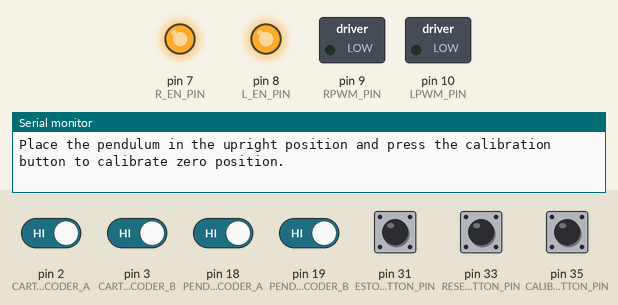
Simulated run of this sketch. Board: Arduino Mega 2560, built with avr-gcc and run on an emulated ATmega2560. On the bench: switched loads named in the sketch (green lamp = pin HIGH), output pins drawn as LEDs (lit = HIGH), the last lines printed to the serial monitor. The inputs (shaded band) are chosen by the test bench; at power-on: pin 2 (CART_ENCODER_A), pin 3 (CART_ENCODER_B), pin 18 (PENDULUM_ENCODER_A), pin 19 (PENDULUM_ENCODER_B), pin 31 (ESTOP_BUTTON_PIN), pin 33 (RESET_BUTTON_PIN), pin 35 (CALIBRATION_BUTTON_PIN) HIGH.

Above: at 0.8 s.
0.9 s: pin 31 (ESTOP_BUTTON_PIN) pulled LOW for 0.15 s
At 2.0 s:
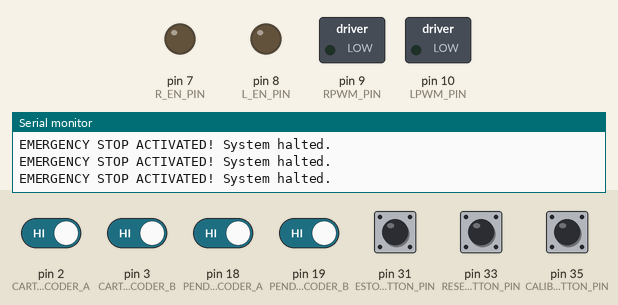
2.5 s: pin 35 (CALIBRATION_BUTTON_PIN) pulled LOW for 0.15 s
4.1 s: pin 18 (PENDULUM_ENCODER_A) driven LOW and pin 31 (ESTOP_BUTTON_PIN) driven LOW
7.1 s: pin 33 (RESET_BUTTON_PIN) pulled LOW for 0.15 s
At 7.6 s:
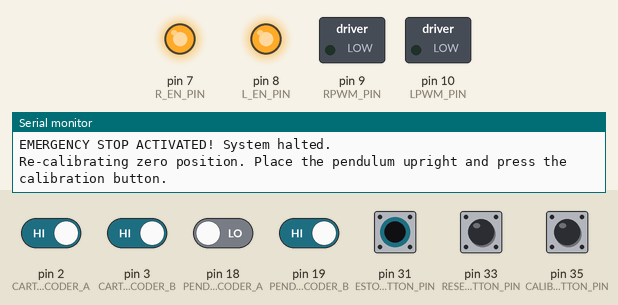
8.7 s: pin 35 (CALIBRATION_BUTTON_PIN) pulled LOW for 1 s
At 10.4 s:
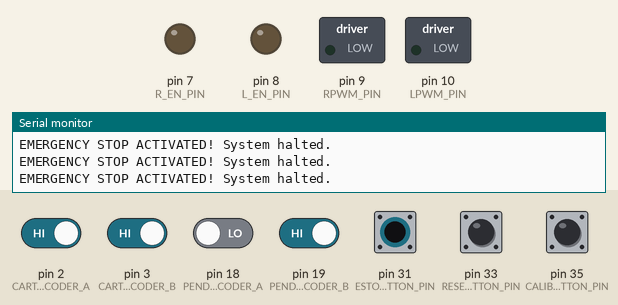
11.2 s: pin 33 (RESET_BUTTON_PIN) pulled LOW for 1 s
At 13.2 s:
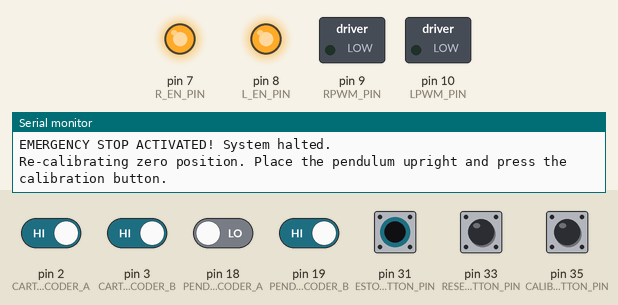
Timing chart, 0 to 14.7 s (numbered marks = the images above; inputs shaded):
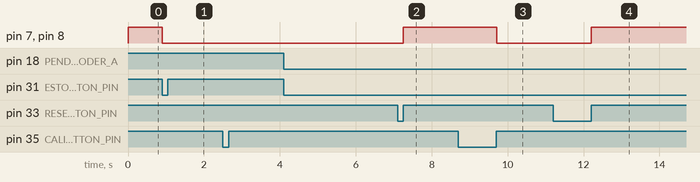

The sketch:

PID_V1.ino
```cpp
/**
 * == Inverted Pendulum Stabilization using PID Control ==
 *
 * == Hardware Specification ==
 * - Motor Driver: BTS7960 to drive XD775 DC motor
 * - Cart Configuration: Cart on linear rails with encoder mounted on idler side using a pulley
 * - Encoders: Two rotary encoders with 600 PPR
 *   - Cart Encoder: Mounted on idler pulley (measures cart position)
 *   - Pendulum Encoder: Mounted on pendulum pivot (measures pendulum angle)
 * - Calibration Button: Pushbutton connected to pin 35 (used for zero position calibration)
 * - Emergency Stop Button: Pushbutton connected to pin 39 (used to immediately cut off power)
 * - Reset Button: Pushbutton connected to pin 33 (used to reset the system after emergency stop)
 */

#include <Arduino.h>

// === Pin Definitions ===

// Cart encoder pins (adjust if necessary)
const uint8_t CART_ENCODER_A = 2;   // Cart encoder output A
const uint8_t CART_ENCODER_B = 3;   // Cart encoder output B

// Pendulum encoder pins (adjust if necessary)
const uint8_t PENDULUM_ENCODER_A = 18; // Pendulum encoder output A
const uint8_t PENDULUM_ENCODER_B = 19; // Pendulum encoder output B

// Calibration button pin
const uint8_t CALIBRATION_BUTTON_PIN = 35;  // Pushbutton for zero position calibration

// Emergency stop button pin
const uint8_t ESTOP_BUTTON_PIN = 31;        // Pushbutton for emergency stop

// Reset button pin
const uint8_t RESET_BUTTON_PIN = 33;        // Pushbutton for system reset

// BTS7960 motor driver pins (adjust if necessary)
const uint8_t RPWM_PIN = 9;  // Right PWM input of BTS7960
const uint8_t LPWM_PIN = 10; // Left PWM input of BTS7960
const uint8_t R_EN_PIN = 7;  // Right enable pin of BTS7960
const uint8_t L_EN_PIN = 8;  // Left enable pin of BTS7960

// === System Constants ===

// Encoder pulses per revolution (PPR)
const int ENCODER_PPR = 600;  // Encoder PPR as per datasheet

// If using quadrature encoding, counts per revolution (CPR) is 4 times PPR
const int COUNTS_PER_REVOLUTION = ENCODER_PPR * 4;

// Physical constants
const float PULLEY_RADIUS = 0.01f;      // Pulley radius in meters (adjust to match your pulley)
const float POSITION_LIMIT = 0.35f;     // Maximum cart position in meters (adjust based on your rail length)
const float PULLEY_CIRCUMFERENCE = 2.0f * PI * PULLEY_RADIUS; // Precomputed circumference

// Control thresholds
const float THETA_THRESHOLD = PI / 6.0f;  // Maximum allowable pendulum angle (30 degrees in radians)
const float PI2 = 2.0f * PI;              // Constant for 2*pi

// === Encoder Variables ===

volatile long cartEncoderValue = 0L;        // Cart encoder count
volatile uint8_t lastCartEncoded = 0;       // Last encoded value for cart encoder

volatile long pendulumEncoderValue = 0L;    // Pendulum encoder count
volatile uint8_t lastPendulumEncoded = 0;   // Last encoded value for pendulum encoder

long pendulumZeroCount = 0L;  // Encoder count when pendulum is upright (zero position)

// === Timing Variables ===

unsigned long lastTimeMicros = 0L;     // Last time stamp in microseconds
float dt = 0.0f;                       // Delta time in seconds

// Control loop timing
unsigned long lastLoopTime = 0L;                // Last control loop time
const unsigned long LOOP_INTERVAL_MICROS = 5000; // Control loop interval in microseconds (5 ms)

// Logging timing
unsigned long lastLogTime = 0L;                 // Last logging time
const unsigned long LOG_INTERVAL_MS = 100;      // Logging interval in milliseconds

// === State Variables ===

// Cart state
float x = 0.0f;          // Cart position in meters
float last_x = 0.0f;     // Previous cart position
float v = 0.0f;          // Cart velocity in meters per second

// Pendulum state
float theta = 0.0f;      // Pendulum angle in radians
float last_theta = 0.0f; // Previous pendulum angle
float w = 0.0f;          // Pendulum angular velocity in radians per second

// === PID Control Variables ===

// PID gains (to be tuned)
float Kp_theta = 2.0f;  // Proportional gain for pendulum angle
float Ki_theta = 0.0f;    // Integral gain for pendulum angle
float Kd_theta = 0.0f;    // Derivative gain for pendulum angle

float Kp_x = 0.0f;       // Proportional gain for cart position
float Ki_x = 0.0f;       // Integral gain for cart position
float Kd_x = 0.0f;       // Derivative gain for cart position

// PID terms
float error_theta = 0.01f;       // Error between desired and actual angle
float last_error_theta = 0.0f;  // Previous error for pendulum angle
float integral_theta = 0.0f;    // Integral of error for pendulum angle
float derivative_theta = 0.0f;  // Derivative of error for pendulum angle

float error_x = 5.0f;           // Error between desired and actual cart position
float last_error_x = 0.0f;      // Previous error for cart position
float integral_x = 0.0f;        // Integral of error for cart position
float derivative_x = 0.0f;      // Derivative of error for cart position

// Control variables
float control_theta = 0.0f;     // Control signal for pendulum angle
float control_x = 0.0f;         // Control signal for cart position
float control = 0.0f;           // Combined control signal
float u = 0.0f;                 // Control signal mapped to PWM value

// Emergency stop flag
bool eStopActivated = false;  // Flag to indicate if emergency stop is activated

// === Function Prototypes ===

void cartEncoderHandler();         // Interrupt handler for cart encoder
void pendulumEncoderHandler();     // Interrupt handler for pendulum encoder
float saturate(float v, float maxValue);  // Function to limit a value to a maximum
float getAngle(long pulses);              // Function to calculate pendulum angle from encoder pulses
float getCartPosition(long pulses);       // Function to calculate cart position from encoder pulses
void driveMotor(float u);                 // Function to drive motor based on control signal
boolean isControllable(float theta);      // Function to check if pendulum is within controllable angle
void log_state(float control, float u);   // Function to log system state for debugging
void emergencyStop();                     // Function to handle emergency stop
void resetSystem();                       // Function to reset the system after emergency stop

// === Encoder Lookup Table for Efficient Quadrature Decoding ===

const int8_t encoderLookupTable[16] = {
    0, -1, 1, 0,
    1, 0, 0, -1,
    -1, 0, 0, 1,
    0, 1, -1, 0
};

// === Setup Function ===

void setup() {
  // Initialize serial communication for debugging
  Serial.begin(115200);

  // Configure cart encoder pins as inputs with pull-up resistors
  pinMode(CART_ENCODER_A, INPUT_PULLUP);
  pinMode(CART_ENCODER_B, INPUT_PULLUP);

  // Configure pendulum encoder pins as inputs with pull-up resistors
  pinMode(PENDULUM_ENCODER_A, INPUT_PULLUP);
  pinMode(PENDULUM_ENCODER_B, INPUT_PULLUP);

  // Configure calibration button pin as input with pull-up resistor
  pinMode(CALIBRATION_BUTTON_PIN, INPUT_PULLUP);  // Using internal pull-up resistor

  // Configure emergency stop button pin as input with pull-up resistor
  pinMode(ESTOP_BUTTON_PIN, INPUT_PULLUP);        // Using internal pull-up resistor

  // Configure reset button pin as input with pull-up resistor
  pinMode(RESET_BUTTON_PIN, INPUT_PULLUP);        // Using internal pull-up resistor

  // Attach interrupts for cart encoder (quadrature decoding)
  attachInterrupt(digitalPinToInterrupt(CART_ENCODER_A), cartEncoderHandler, CHANGE);
  attachInterrupt(digitalPinToInterrupt(CART_ENCODER_B), cartEncoderHandler, CHANGE);

  // Attach interrupts for pendulum encoder (quadrature decoding)
  attachInterrupt(digitalPinToInterrupt(PENDULUM_ENCODER_A), pendulumEncoderHandler, CHANGE);
  attachInterrupt(digitalPinToInterrupt(PENDULUM_ENCODER_B), pendulumEncoderHandler, CHANGE);

  // Configure motor driver pins as outputs
  pinMode(RPWM_PIN, OUTPUT);
  pinMode(LPWM_PIN, OUTPUT);
  pinMode(R_EN_PIN, OUTPUT);
  pinMode(L_EN_PIN, OUTPUT);

  // Enable the motor driver by setting enable pins HIGH
  digitalWrite(R_EN_PIN, HIGH);
  digitalWrite(L_EN_PIN, HIGH);

  // Initialize motor outputs to zero (motor stopped)
  analogWrite(RPWM_PIN, 0);
  analogWrite(LPWM_PIN, 0);

  // Initialize timing
  lastTimeMicros = micros();
  lastLoopTime = micros();
  lastLogTime = millis();

  // Initialize PID variables
  integral_theta = 0.0f;
  last_error_theta = 0.0f;
  integral_x = 0.0f;
  last_error_x = 0.0f;

  // Wait for pendulum to be placed upright for zero calibration using pushbutton
  Serial.println("Place the pendulum in the upright position and press the calibration button to calibrate zero position.");

  // Wait for button press (active low)
  while (digitalRead(CALIBRATION_BUTTON_PIN) == HIGH) {
    // Check for emergency stop activation during calibration
    if (digitalRead(ESTOP_BUTTON_PIN) == LOW) {
      emergencyStop();
    }
    // Button not pressed yet
  }

  // Debounce delay
  delay(50);

  // Wait for button release
  while (digitalRead(CALIBRATION_BUTTON_PIN) == LOW) {
    // Check for emergency stop activation during calibration
    if (digitalRead(ESTOP_BUTTON_PIN) == LOW) {
      emergencyStop();
    }
    // Wait for button to be released
  }

  // Calibration complete
  pendulumZeroCount = pendulumEncoderValue;  // Store the zero position count
  cartEncoderValue = 0L;
  Serial.println("Pendulum zero position calibrated.");
}

// === Main Loop Function ===

void loop() {
  // Check for emergency stop activation
  if (digitalRead(ESTOP_BUTTON_PIN) == LOW) {
    emergencyStop();
  }

  // Check for reset button activation
  if (digitalRead(RESET_BUTTON_PIN) == LOW) {
    resetSystem();
  }

  // If emergency stop is activated, do not proceed with control
  if (eStopActivated) {
    return;
  }

  // Control loop timing
  unsigned long now = micros();
  if (now - lastLoopTime >= LOOP_INTERVAL_MICROS) {
    dt = (now - lastTimeMicros) / 1000000.0f;  // Convert microseconds to seconds
    lastTimeMicros = now;
    lastLoopTime = now;

    // --- Update Cart State ---

    // Calculate cart position (x) in meters
    x = getCartPosition(cartEncoderValue);  // Small correction to counter left drift

    // Calculate cart velocity (v) in meters per second
    v = (x - last_x) / dt;

    // --- Update Pendulum State ---

    // Calculate pendulum angle (theta) in radians
    theta = getAngle(pendulumEncoderValue);

    // Calculate pendulum angular velocity (w) in radians per second
    w = (theta - last_theta) / dt;

    // --- PID Control Logic for Pendulum Angle ---

    // Calculate error between desired angle (0.0 for upright) and current angle
    error_theta = theta;  // Desired angle is 0

    // Update integral term with current error
    integral_theta = saturate(integral_theta + error_theta * dt, 5.0f);

    // Calculate derivative term (rate of change of error)
    derivative_theta = (error_theta - last_error_theta) / dt;

    // Compute control signal for pendulum angle using PID formula
    control_theta = (Kp_theta * error_theta) + (Ki_theta * integral_theta) + (Kd_theta * derivative_theta);

    // --- PID Control Logic for Cart Position ---

    // Calculate error between desired cart position (0.0 for center) and current position
    error_x = -x;  // Desired position is 0 (center)

    // Update integral term with current error
    integral_x = saturate(integral_x + error_x * dt, 2.0f);

    // Calculate derivative term (rate of change of error)
    derivative_x = 0.8f * derivative_x + 0.2f * ((error_x - last_error_x) / dt);

    // Compute control signal for cart position using PID formula
    control_x = (Kp_x * error_x) + (Ki_x * integral_x) + (Kd_x * derivative_x);

    // --- Combine Control Signals ---

    // Combine cart position and pendulum angle control signals
    control = control_theta + control_x;

    // Limit control signal to maximum allowable voltage (e.g., ±12V)
    control = saturate(control, 12.0f);  // Adjust the limit based on your motor's voltage

    // Map control signal to PWM value (-254 to 254)
    u = (254.0f * control) / 12.0f;  // Add damping factor  // Scale control signal to PWM range

    // Invert the control signal if motor moves in the wrong direction
    // Uncomment the following line if needed
    // u = -u;

    // --- Motor Control ---

    // Apply control signal if system is within controllable range
    if (isControllable(theta) && fabs(x) < POSITION_LIMIT) {
      driveMotor(u);  // Drive motor with control signal
    } else {
      driveMotor(0);  // Stop motor if out of control range
      integral_theta = 0.0f; // Reset integral term to prevent windup
      integral_x = 0.0f;     // Reset integral term to prevent windup
    }

    // --- Update Previous State Variables ---

    last_x = x;             // Update last cart position
    last_theta = theta;     // Update last pendulum angle
    last_error_theta = error_theta;     // Update last error for pendulum angle
    last_error_x = error_x;             // Update last error for cart position

    // --- Logging ---

    log_state(control, u);  // Log state variables for debugging
  }
}

// === Function Definitions ===

/**
 * Interrupt handler for cart encoder
 * Reads the quadrature encoder signals and updates the encoder count
 */
void cartEncoderHandler() {
  // Read the current state of the encoder pins
  uint8_t MSB = digitalRead(CART_ENCODER_A);  // Most significant bit
  uint8_t LSB = digitalRead(CART_ENCODER_B);  // Least significant bit

  // Combine the two bits into a single value
  uint8_t encoded = (MSB << 1) | LSB;

  // Calculate the state transition
  uint8_t sum = (lastCartEncoded << 2) | encoded;

  // Update encoder count based on the lookup table
  cartEncoderValue += encoderLookupTable[sum & 0x0F];

  // Store current encoded value for the next interrupt
  lastCartEncoded = encoded;
}

/**
 * Interrupt handler for pendulum encoder
 * Reads the quadrature encoder signals and updates the encoder count
 */
void pendulumEncoderHandler() {
  // Read the current state of the encoder pins
  uint8_t MSB = digitalRead(PENDULUM_ENCODER_A);  // Most significant bit
  uint8_t LSB = digitalRead(PENDULUM_ENCODER_B);  // Least significant bit

  // Combine the two bits into a single value
  uint8_t encoded = (MSB << 1) | LSB;

  // Calculate the state transition
  uint8_t sum = (lastPendulumEncoded << 2) | encoded;

  // Update encoder count based on the lookup table
  pendulumEncoderValue += encoderLookupTable[sum & 0x0F];

  // Store current encoded value for the next interrupt
  lastPendulumEncoded = encoded;
}

/**
 * Saturate a value to a specified maximum magnitude
 * @param v The input value
 * @param maxValue The maximum allowable magnitude
 * @return The saturated value
 */
float saturate(float v, float maxValue) {
  if (v > maxValue) return maxValue;
  if (v < -maxValue) return -maxValue;
  return v;
}

/**
 * Calculate pendulum angle in radians from encoder pulses
 * @param pulses The encoder pulse count
 * @return The calculated angle in radians
 */
float getAngle(long pulses) {
  // Adjust pulses by subtracting the zero offset
  long adjustedPulses = pulses - pendulumZeroCount;

  // Calculate the angle in radians
  float angle = (PI2 * adjustedPulses) / COUNTS_PER_REVOLUTION;

  // Normalize angle to the range [-PI, PI]
  angle = fmod(angle + PI, PI2) - PI;

  return angle;
}

/**
 * Calculate cart position in meters from encoder pulses
 * @param pulses The encoder pulse count
 * @return The calculated position in meters
 */
float getCartPosition(long pulses) {
  // Calculate linear distance moved based on pulley circumference and encoder pulses
  // Distance = (number of rotations) * (circumference of pulley)
  float distance = (pulses / (float)COUNTS_PER_REVOLUTION) * PULLEY_CIRCUMFERENCE;
  return distance;
}

/**
 * Drive the motor based on the control signal
 * @param u Control signal mapped to PWM value (-254 to 254)
 */
void driveMotor(float u) {
  // Limit PWM value to allowable range
  u = saturate(u, 254.0f);  // 254 is maximum for analogWrite

  int pwm_value = (int)fabs(u);

  if (u > 0.0f) {
    // Forward direction
    analogWrite(RPWM_PIN, pwm_value);  // Set right PWM
    analogWrite(LPWM_PIN, 0);          // Left PWM off
  } else if (u < 0.0f) {
    // Reverse direction
    analogWrite(RPWM_PIN, 0);          // Right PWM off
    analogWrite(LPWM_PIN, pwm_value);  // Set left PWM
  } else {
    // Stop motor
    analogWrite(RPWM_PIN, 0);          // Right PWM off
    analogWrite(LPWM_PIN, 0);          // Left PWM off
  }
}

/**
 * Check if the pendulum is within the controllable angle range
 * @param theta The current pendulum angle in radians
 * @return True if within range, False otherwise
 */
boolean isControllable(float theta) {
  return fabs(theta) < THETA_THRESHOLD;  // Returns true if angle is less than threshold
}

/**
 * Log the system state variables for debugging
 * @param control The control signal before scaling
 * @param u The control signal mapped to PWM value
 */
void log_state(float control, float u) {
  // Control logging frequency
  unsigned long currentTime = millis();
  if (currentTime - lastLogTime >= LOG_INTERVAL_MS) {
    lastLogTime = currentTime;

    // Output data with labels for Serial Monitor
    Serial.print("Theta (deg): ");
    Serial.print(theta * 180.0f / PI, 2);  // Pendulum angle in degrees
    Serial.print("\t");

    Serial.print("Angular Velocity (deg/s): ");
    Serial.print(w * 180.0f / PI, 2);      // Angular velocity in degrees/sec
    Serial.print("\t");

    Serial.print("Cart Position (m): ");
    Serial.print(x, 4);                    // Cart position in meters
    Serial.print("\t");

    Serial.print("Cart Velocity (m/s): ");
    Serial.print(v, 4);                    // Cart velocity in m/s
    Serial.print("\t");

    Serial.print("Control (V): ");
    Serial.print(control, 4);              // Control signal in volts
    Serial.print("\t");

    Serial.print("PWM Output: ");
    Serial.println(u, 4);                  // PWM Output
  }
}

/**
 * Handle the emergency stop condition
 * When activated, cut off power to the motor and halt operation
 */
void emergencyStop() {
  // Set emergency stop flag
  eStopActivated = true;

  // Stop the motor immediately
  driveMotor(0);

  // Disable the motor driver by setting enable pins LOW
  digitalWrite(R_EN_PIN, LOW);
  digitalWrite(L_EN_PIN, LOW);

  // Print emergency stop message
  Serial.println("EMERGENCY STOP ACTIVATED! System halted.");
}

/**
 * Reset the system after emergency stop
 * When reset button is pressed, re-enable the motor driver and reset variables
 */
void resetSystem() {
  // If emergency stop was activated, reset the system
  if (eStopActivated) {
    // Debounce delay
    delay(50);

    // Wait for reset button release
    while (digitalRead(RESET_BUTTON_PIN) == LOW) {
      // Wait for button to be released
    }

    // Re-enable motor driver
    digitalWrite(R_EN_PIN, HIGH);
    digitalWrite(L_EN_PIN, HIGH);

    // Reset variables
    eStopActivated = false;
    integral_theta = 0.0f;
    last_error_theta = 0.0f;
    integral_x = 0.0f;
    last_error_x = 0.0f;
    last_x = x;
    last_theta = theta;

    // Optionally, re-calibrate zero position if needed
    // Uncomment the following lines if you want to re-calibrate
    Serial.println("Re-calibrating zero position. Place the pendulum upright and press the calibration button.");
    while (digitalRead(CALIBRATION_BUTTON_PIN) == HIGH) {
      // Wait for calibration button press
    }
    delay(50);
    while (digitalRead(CALIBRATION_BUTTON_PIN) == LOW) {
      // Wait for calibration button release
    }
    pendulumZeroCount = pendulumEncoderValue;
    cartEncoderValue = 0L;

    Serial.println("Pendulum zero position re-calibrated.");

    Serial.println("System reset. Resuming operation.");
  }
}
```

Measured:
- after the input at 0.9 s, pin 7 (R_EN_PIN), pin 8 (L_EN_PIN): HIGH → LOW at once
- after the input at 7.1 s, pin 7 (R_EN_PIN), pin 8 (L_EN_PIN): LOW → HIGH after 0.15 s
- after the input at 8.7 s, pin 7 (R_EN_PIN), pin 8 (L_EN_PIN): HIGH → LOW after 1.0 s
- after the input at 11.2 s, pin 7 (R_EN_PIN), pin 8 (L_EN_PIN): LOW → HIGH after 1.0 s
